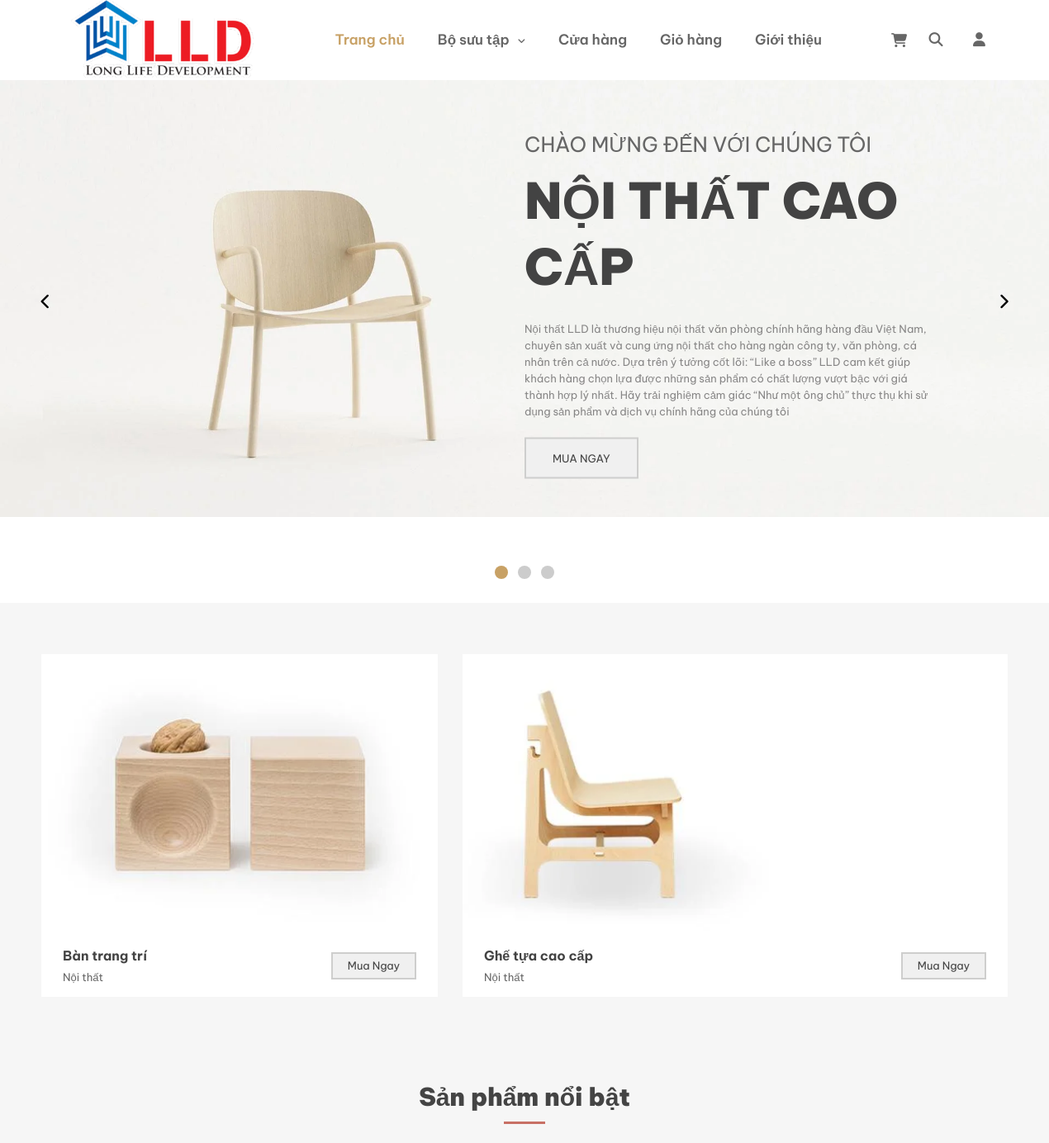
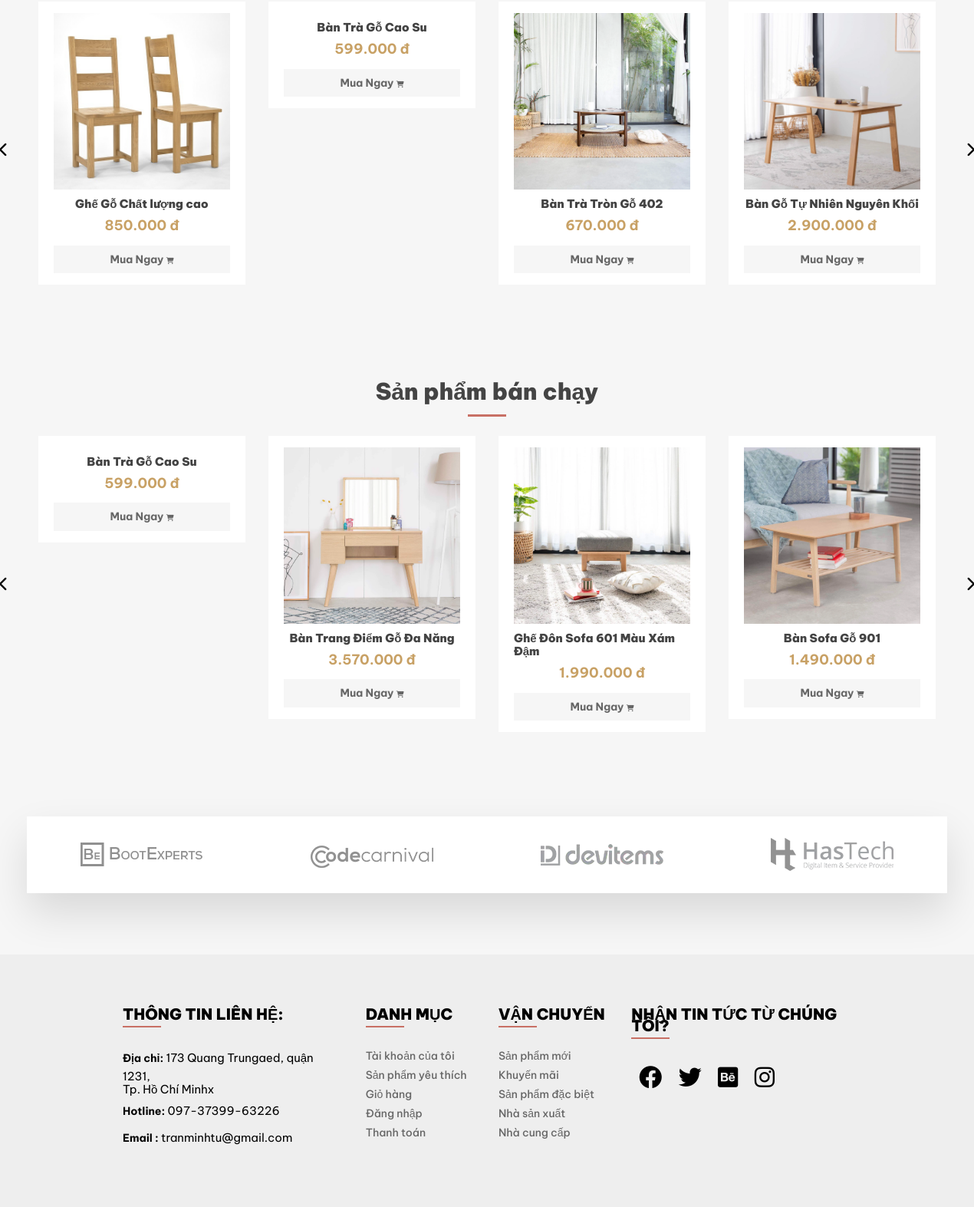
The page / on the database its author committed (2 pictures, top to bottom).
### tables this page shows
CREATE TABLE `slider` (
  `id_slider` int(11) NOT NULL,
  `slider_img` varchar(150) NOT NULL,
  `slider_link` varchar(50) NOT NULL,
  `slider_title` varchar(50) NOT NULL,
  `slider_subtitle` varchar(50) NOT NULL,
  `description` varchar(500) NOT NULL,
  `order` tinyint(4) NOT NULL DEFAULT 0
);

CREATE TABLE `detailproduct` (
  `id_detailProduct` int(11) NOT NULL,
  `inventory` int(11) NOT NULL,
  `sold` int(11) NOT NULL,
  `detail_size` varchar(10) NOT NULL,
  `detail_price` int(11) NOT NULL,
  `id_product` int(11) NOT NULL
);

CREATE TABLE `product` (
  `id_product` int(11) NOT NULL,
  `title_product` varchar(50) NOT NULL,
  `img_product` varchar(150) NOT NULL,
  `subTitle_product` varchar(250) NOT NULL,
  `des_product` text NOT NULL,
  `hot_product` tinyint(1) NOT NULL,
  `id_category` int(11) DEFAULT NULL
);

### model/db.classes.php (called while the page is built, shortened)
<?php
class DB {
    private $servername = "localhost";
    private $username = "root";
    private $password = '';
    private $dbname = "lld";
    protected function connect () {
        try {
            $conn = new PDO('mysql:host='.$this->servername.';dbname='.$this->dbname, $this->username, $this->password);
            $conn->setAttribute(PDO::ATTR_ERRMODE, PDO::ERRMODE_EXCEPTION);
            return $conn;
        }catch(PDOException $e) {
            echo "Connection failed: " . $e->getMessage();
        }
    }
}
?>

### model/slider.classes.php (called while the page is built, shortened)
<?php
class Slider extends DB {
    public function getSliders() {
        $sql = "SELECT * FROM `slider` ORDER BY `slider`.`order` ASC";
        $stmt = $this->connect()->query($sql);
        return $stmt->fetchAll();
    }
}
?>

### model/product.classes.php (called while the page is built, shortened)
<?php
class Product extends DB {
    public function getFeaturedProducts($limit) {
        $sql = "Select * from product INNER JOIN detailproduct ON product.id_product = detailproduct.id_product
        GROUP BY product.id_product ORDER BY product.hot_product DESC LIMIT $limit";
        $stmt = $this->connect()->query($sql);
        return $stmt->fetchAll();
    }
    public function getBestSellerProducts($limit) {
        $sql = "Select * from product INNER JOIN detailproduct ON product.id_product = detailproduct.id_product
        GROUP BY product.id_product ORDER BY sum(detailproduct.sold) DESC LIMIT $limit";
        $stmt = $this->connect()->query($sql);
        return $stmt->fetchAll();
    }
}
?>

### view/home.php (the view)
<?php
include_once('./model/product.classes.php');
include_once('./model/slider.classes.php');
$Product = new Product();
$Slider = new Slider();
?>
<div class="slider">
    <?php
        $sliderList = $Slider->getSliders();
        foreach($sliderList as $row_slider) {
    ?>
    <div class="slider-item">
        <img src="<?php echo $row_slider['slider_img'] ?>" alt="" class="slider-image">
        <div class="text">
            <p class="subtitle"><?php echo $row_slider['slider_subtitle'] ?></p>
            <p class="title"><?php echo $row_slider['slider_title'] ?></p>
            <p class="description"><?php echo $row_slider['description'] ?></p>
            <a href="<?php echo $row_slider['slider_link'] ?>" class="btn-shopping">MUA NGAY</a>
        </div>
    </div>
    <?php }?>
</div>
<div class="main">
    <div class="category-container">
        <div class="container">
            <div class="category">
                <div class="category-item left">
                    <img src="./assets/images/category 1.webp" alt="">
                    <div class="context">
                        <div class="info">
                            <p class="product-name">Bàn trang trí</p>
                            <p class="subname">Nội thất</p>
                        </div>
                        <a href="#" class="btn-shopping">Mua Ngay</a>
                    </div>
                </div>
                <div class="category-item right">
                    <img src="./assets/images/category 2.webp" alt="">
                    <div class="context">
                        <div class="info">
                            <p class="product-name">Ghế tựa cao cấp</p>
                            <p class="subname">Nội thất</p>
                        </div>
                        <a href="#" class="btn-shopping">Mua Ngay</a>
                    </div>
                </div>
            </div>
        </div>
        <div class="featured-container">
            <div class="container">
                <h2 class="title">Sản phẩm nổi bật</h2>
                <div class="product-list">
                    <?php
                        $productList = $Product->getFeaturedProducts(10);
                        foreach($productList as $item) {
                    ?>
                        <a href="index.php?quanly=chitiet&id=<?php echo $item['id_product'] ?>" class="product-item">
                        <img src="<?php echo $item['img_product'] ?>" alt="">
                        <div class="product-info">
                            <p class="product-name"><?php echo $item['title_product'] ?></p>
                            <p class="product-price"><?php echo number_format($item['detail_price'], 0, '', '.') ?> đ</p>
                            <button class="btn-addtocart">
                                Mua Ngay
                                <i class="fa-solid fa-cart-shopping"></i>
                            </button>
                        </div>
                    </a>
                <?php
                }
                ?>
            </div>
        </div>
        <div class="featured-container">
            <div class="container">
                <h2 class="title">Sản phẩm bán chạy</h2>
                <div class="product-list">
                    <?php
                        $productList = $Product->getBestSellerProducts(10);
                        foreach($productList as $item) {
                    ?>
                        <a href="index.php?quanly=chitiet&id=<?php echo $item['id_product'] ?>" class="product-item">
                        <img src="<?php echo $item['img_product'] ?>" alt="">
                        <div class="product-info">
                            <p class="product-name"><?php echo $item['title_product'] ?></p>
                            <p class="product-price"><?php echo number_format($item['detail_price'], 0, '', '.') ?> đ</p>
                            <button class="btn-addtocart">
                                Mua Ngay
                                <i class="fa-solid fa-cart-shopping"></i>
                            </button>
                        </div>
                    </a>
                <?php
                }
                ?>
            </div>
        </div>
    </div>
    <div class="brand-container">
        <div class="container">
            <div class="brand-list">
                <div class="brand">
                    <a href="#" class="brand-link">
                        <img src="./assets/images/brand 1.webp" alt="">
                    </a>
                </div>
                <div class="brand">
                    <a href="#" class="brand-link">
                        <img src="./assets/images/brand 2.webp" alt="">
                    </a>
                </div>
                <div class="brand">
                    <a href="#" class="brand-link">
                        <img src="./assets/images/brand 3.webp" alt="">
                    </a>
                </div>
                <div class="brand">
                    <a href="#" class="brand-link">
                        <img src="./assets/images/brand 4.webp" alt="">
                    </a>
                </div>
            </div>
        </div>
    </div>
</div>

### rows shown on the page
slider: slider_img (picture), slider_subtitle "CHÀO MỪNG ĐẾN VỚI CHÚNG TÔI", slider_title "NỘI THẤT CAO CẤP", description "Nội thất LLD là thương hiệu nội thất văn phòng chính hãng hàng đầu Việt Nam, chuyên sản xuất và cung ứng nội thất cho hàng ngàn công ty, văn phòng, cá nhân trên cả nước. Dựa trên ý tưởng cốt lõi: “Like a boss” LLD cam kết giúp khách hàng chọn lựa được những sản phẩm có chất lượng vượt bậc với giá thành hợp lý nhất. Hãy trải nghiệm cảm giác “Như một ông chủ” thực thụ khi sử dụng sản phẩm và dịch vụ chính hãng của chúng tôi"
detailproduct: id_product.img_product (picture), id_product.title_product "Ghế Gỗ Chất lượng cao", detail_price "850.000"
detailproduct: id_product.title_product "Bàn Trà Gỗ Cao Su", detail_price "599.000"
detailproduct: id_product.img_product (picture), id_product.title_product "Bàn Trà Tròn Gỗ 402", detail_price "670.000"
detailproduct: id_product.img_product (picture), id_product.title_product "Bàn Gỗ Tự Nhiên Nguyên Khối", detail_price "2.900.000"
detailproduct: id_product.img_product (picture), id_product.title_product "Bàn Trang Điểm Gỗ Đa Năng", detail_price "3.570.000"
detailproduct: id_product.img_product (picture), id_product.title_product "Ghế Đôn Sofa 601 Màu Xám Đậm", detail_price "1.990.000"
detailproduct: id_product.img_product (picture), id_product.title_product "Bàn Sofa Gỗ 901", detail_price "1.490.000"
